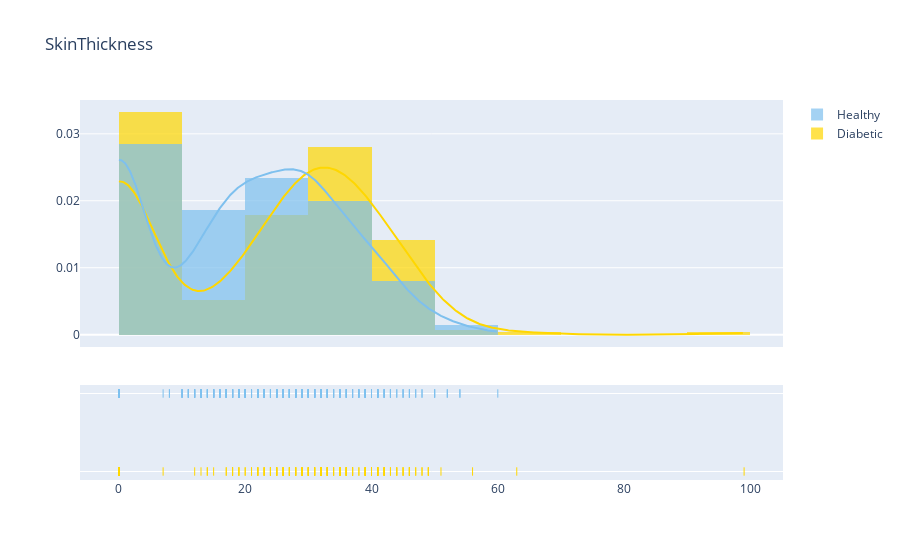

Source (notebook cell):
### Markdown cell above
### Skin Thickness

### Code cell
plot_distribution('SkinThickness', 10)

### Figure 1 — Plotly figure (JSON) as saved in the notebook; plotly's stock layout.template omitted (floating-point values rounded to 4 significant figures; data arrays with more than 128 entries replaced by an {"elided": "..."} marker saying what was removed)
{"data": [{"histnorm": "probability density", "legendgroup": "Diabetic", "marker": {"color": "#FFD700"}, "name": "Diabetic", "opacity": 0.7, "type": "histogram", "x": {"elided": "268 int values"}, "xaxis": "x", "xbins": {"end": 99, "size": 10, "start": 0}, "yaxis": "y"}, {"histnorm": "probability density", "legendgroup": "Healthy", "marker": {"color": "#7EC0EE"}, "name": "Healthy", "opacity": 0.7, "type": "histogram", "x": {"elided": "500 int values"}, "xaxis": "x", "xbins": {"end": 60, "size": 10, "start": 0}, "yaxis": "y"}, {"legendgroup": "Diabetic", "marker": {"color": "#FFD700"}, "mode": "lines", "name": "Diabetic", "showlegend": false, "type": "scatter", "x": {"elided": "500 float values"}, "xaxis": "x", "y": {"elided": "500 float values"}, "yaxis": "y"}, {"legendgroup": "Healthy", "marker": {"color": "#7EC0EE"}, "mode": "lines", "name": "Healthy", "showlegend": false, "type": "scatter", "x": {"elided": "500 float values"}, "xaxis": "x", "y": {"elided": "500 float values"}, "yaxis": "y"}, {"legendgroup": "Diabetic", "marker": {"color": "#FFD700", "symbol": "line-ns-open"}, "mode": "markers", "name": "Diabetic", "showlegend": false, "type": "scatter", "x": {"elided": "268 int values"}, "xaxis": "x", "y": {"elided": "268 str values"}, "yaxis": "y2"}, {"legendgroup": "Healthy", "marker": {"color": "#7EC0EE", "symbol": "line-ns-open"}, "mode": "markers", "name": "Healthy", "showlegend": false, "type": "scatter", "x": {"elided": "500 int values"}, "xaxis": "x", "y": {"elided": "500 str values"}, "yaxis": "y2"}], "layout": {"autosize": true, "barmode": "overlay", "hovermode": "closest", "legend": {"traceorder": "reversed"}, "title": {"text": "SkinThickness"}, "xaxis": {"anchor": "y2", "autorange": true, "domain": [0, 1], "range": [-6.425, 105.4], "type": "linear", "zeroline": false}, "yaxis": {"anchor": "free", "autorange": true, "domain": [0.35, 1], "position": 0, "range": [-0.001841, 0.03505], "type": "linear"}, "yaxis2": {"anchor": "x", "autorange": true, "domain": [0, 0.25], "dtick": 1, "range": [-0.1818, 1.182], "showticklabels": false, "type": "category"}}}
